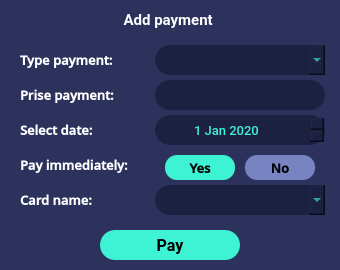
    <widget class="QWidget" name="addPayment" native="true">
     <property name="geometry">
      <rect>
       <x>10</x>
       <y>130</y>
       <width>340</width>
       <height>270</height>
      </rect>
     </property>
     <property name="minimumSize">
      <size>
       <width>340</width>
       <height>270</height>
      </size>
     </property>
     <property name="maximumSize">
      <size>
       <width>340</width>
       <height>270</height>
      </size>
     </property>
     <property name="font">
      <font>
       <family>Roboto</family>
       <pointsize>8</pointsize>
       <weight>75</weight>
       <bold>true</bold>
      </font>
     </property>
     <property name="styleSheet">
      <string notr="true">background-color: #2c325c;
border-radius:10px;</string>
     </property>
     <widget class="QLabel" name="stored_3">
      <property name="geometry">
       <rect>
        <x>0</x>
        <y>10</y>
        <width>340</width>
        <height>20</height>
       </rect>
      </property>
      <property name="minimumSize">
       <size>
        <width>290</width>
        <height>20</height>
       </size>
      </property>
      <property name="maximumSize">
       <size>
        <width>1000</width>
        <height>20</height>
       </size>
      </property>
      <property name="font">
       <font>
        <family>Roboto</family>
        <pointsize>11</pointsize>
        <weight>75</weight>
        <bold>true</bold>
       </font>
      </property>
      <property name="styleSheet">
       <string notr="true">background: none;</string>
      </property>
      <property name="text">
       <string>&lt;html&gt;&lt;head/&gt;&lt;body&gt;&lt;p align=&quot;center&quot;&gt;&lt;span style=&quot; color:#ffffff;&quot;&gt;Add payment &lt;/span&gt;&lt;/p&gt;&lt;/body&gt;&lt;/html&gt;</string>
      </property>
     </widget>
     <widget class="QWidget" name="payment_type" native="true">
      <property name="geometry">
       <rect>
        <x>10</x>
        <y>40</y>
        <width>320</width>
        <height>40</height>
       </rect>
      </property>
      <property name="minimumSize">
       <size>
        <width>320</width>
        <height>40</height>
       </size>
      </property>
      <property name="maximumSize">
       <size>
        <width>320</width>
        <height>40</height>
       </size>
      </property>
      <property name="styleSheet">
       <string notr="true">border: none;</string>
      </property>
      <widget class="QLabel" name="typepay">
       <property name="geometry">
        <rect>
         <x>10</x>
         <y>5</y>
         <width>111</width>
         <height>30</height>
        </rect>
       </property>
       <property name="minimumSize">
        <size>
         <width>0</width>
         <height>30</height>
        </size>
       </property>
       <property name="maximumSize">
        <size>
         <width>16777215</width>
         <height>30</height>
        </size>
       </property>
       <property name="font">
        <font>
         <family>Open Sans SemiBold</family>
         <pointsize>10</pointsize>
         <weight>75</weight>
         <bold>true</bold>
        </font>
       </property>
       <property name="styleSheet">
        <string notr="true">color: #ffffff;
border: 0;
background-color: 0;</string>
       </property>
       <property name="text">
        <string>Type payment:</string>
       </property>
      </widget>
      <widget class="QComboBox" name="selected_type">
       <property name="geometry">
        <rect>
         <x>145</x>
         <y>5</y>
         <width>170</width>
         <height>30</height>
        </rect>
       </property>
       <property name="minimumSize">
        <size>
         <width>170</width>
         <height>30</height>
        </size>
       </property>
       <property name="maximumSize">
        <size>
         <width>170</width>
         <height>30</height>
        </size>
       </property>
       <property name="font">
        <font>
         <family>Roboto Medium</family>
         <pointsize>10</pointsize>
         <weight>50</weight>
         <bold>false</bold>
        </font>
       </property>
       <property name="styleSheet">
        <string notr="true">background-color: #1d2141;
color: #3ef3d3;
border-radius: 15px;
padding: 0 auto;</string>
       </property>
      </widget>
     </widget>
     <widget class="QWidget" name="payment_prise" native="true">
      <property name="geometry">
       <rect>
        <x>10</x>
        <y>75</y>
        <width>320</width>
        <height>40</height>
       </rect>
      </property>
      <property name="minimumSize">
       <size>
        <width>320</width>
        <height>40</height>
       </size>
      </property>
      <property name="maximumSize">
       <size>
        <width>320</width>
        <height>40</height>
       </size>
      </property>
      <property name="styleSheet">
       <string notr="true">border: none;</string>
      </property>
      <widget class="QLabel" name="prisepyment">
       <property name="geometry">
        <rect>
         <x>10</x>
         <y>5</y>
         <width>111</width>
         <height>30</height>
        </rect>
       </property>
       <property name="minimumSize">
        <size>
         <width>0</width>
         <height>30</height>
        </size>
       </property>
       <property name="maximumSize">
        <size>
         <width>16777215</width>
         <height>30</height>
        </size>
       </property>
       <property name="font">
        <font>
         <family>Open Sans SemiBold</family>
         <pointsize>10</pointsize>
         <weight>75</weight>
         <bold>true</bold>
        </font>
       </property>
       <property name="styleSheet">
        <string notr="true">color: #ffffff;
border: 0;
background-color: 0;</string>
       </property>
       <property name="text">
        <string>Prise payment:</string>
       </property>
      </widget>
      <widget class="QLineEdit" name="prise">
       <property name="geometry">
        <rect>
         <x>145</x>
         <y>5</y>
         <width>170</width>
         <height>30</height>
        </rect>
       </property>
       <property name="minimumSize">
        <size>
         <width>170</width>
         <height>30</height>
        </size>
       </property>
       <property name="maximumSize">
        <size>
         <width>170</width>
         <height>30</height>
        </size>
       </property>
       <property name="font">
        <font>
         <family>Roboto Medium</family>
         <pointsize>10</pointsize>
         <weight>50</weight>
         <bold>false</bold>
        </font>
       </property>
       <property name="toolTip">
        <string>&lt;html&gt;&lt;head/&gt;&lt;body&gt;&lt;p align=&quot;center&quot;&gt;&lt;br/&gt;&lt;/p&gt;&lt;/body&gt;&lt;/html&gt;</string>
       </property>
       <property name="styleSheet">
        <string notr="true">background-color: #1d2141;
color: #3ef3d3;
border-radius: 15px;
padding: 0 auto;
</string>
       </property>
       <property name="text">
        <string/>
       </property>
      </widget>
     </widget>
     <widget class="QWidget" name="payment_state" native="true">
      <property name="geometry">
       <rect>
        <x>10</x>
        <y>145</y>
        <width>320</width>
        <height>40</height>
       </rect>
      </property>
      <property name="minimumSize">
       <size>
        <width>320</width>
        <height>40</height>
       </size>
      </property>
      <property name="maximumSize">
       <size>
        <width>320</width>
        <height>40</height>
       </size>
      </property>
      <property name="styleSheet">
       <string notr="true">border: none;</string>
      </property>
      <widget class="QLabel" name="prisepyment_2">
       <property name="geometry">
        <rect>
         <x>10</x>
         <y>5</y>
         <width>111</width>
         <height>30</height>
        </rect>
       </property>
       <property name="font">
        <font>
         <family>Open Sans SemiBold</family>
         <pointsize>10</pointsize>
         <weight>75</weight>
         <bold>true</bold>
        </font>
       </property>
       <property name="styleSheet">
        <string notr="true">color: #ffffff;
border: 0;
background-color: 0;</string>
       </property>
       <property name="text">
        <string>Pay immediately:</string>
       </property>
      </widget>
      <widget class="QPushButton" name="yes">
       <property name="geometry">
        <rect>
         <x>155</x>
         <y>10</y>
         <width>70</width>
         <height>25</height>
        </rect>
       </property>
       <property name="font">
        <font>
         <family>Open Sans SemiBold</family>
         <pointsize>10</pointsize>
         <weight>75</weight>
         <bold>true</bold>
        </font>
       </property>
       <property name="styleSheet">
        <string notr="true">background-color: #3ef3d3;
border-radius: 12px;
color: #000000;</string>
       </property>
       <property name="text">
        <string>Yes</string>
       </property>
       <attribute name="buttonGroup">
        <string notr="true">type_payment</string>
       </attribute>
      </widget>
      <widget class="QPushButton" name="no">
       <property name="geometry">
        <rect>
         <x>235</x>
         <y>10</y>
         <width>70</width>
         <height>25</height>
        </rect>
       </property>
       <property name="font">
        <font>
         <family>Open Sans SemiBold</family>
         <pointsize>10</pointsize>
         <weight>75</weight>
         <bold>true</bold>
        </font>
       </property>
       <property name="styleSheet">
        <string notr="true">background-color: #7884C1;
border-radius: 12px;
color: #000000;</string>
       </property>
       <property name="text">
        <string>No</string>
       </property>
       <attribute name="buttonGroup">
        <string notr="true">type_payment</string>
       </attribute>
      </widget>
     </widget>
     <widget class="QPushButton" name="pay">
      <property name="geometry">
       <rect>
        <x>100</x>
        <y>230</y>
        <width>140</width>
        <height>30</height>
       </rect>
      </property>
      <property name="minimumSize">
       <size>
        <width>0</width>
        <height>30</height>
       </size>
      </property>
      <property name="maximumSize">
       <size>
        <width>280</width>
        <height>40</height>
       </size>
      </property>
      <property name="font">
       <font>
        <family>Roboto</family>
        <pointsize>12</pointsize>
        <weight>75</weight>
        <bold>true</bold>
       </font>
      </property>
      <property name="styleSheet">
       <string notr="true">background-color: #3ef3d3;
border-radius: 15px;
color: #000;</string>
      </property>
      <property name="text">
       <string>Pay</string>
      </property>
     </widget>
     <widget class="QWidget" name="payment_date" native="true">
      <property name="geometry">
       <rect>
        <x>10</x>
        <y>110</y>
        <width>320</width>
        <height>40</height>
       </rect>
      </property>
      <property name="minimumSize">
       <size>
        <width>320</width>
        <height>40</height>
       </size>
      </property>
      <property name="maximumSize">
       <size>
        <width>320</width>
        <height>40</height>
       </size>
      </property>
      <property name="styleSheet">
       <string notr="true">border: none;</string>
      </property>
      <widget class="QLabel" name="prisepyment_4">
       <property name="geometry">
        <rect>
         <x>10</x>
         <y>5</y>
         <width>111</width>
         <height>30</height>
        </rect>
       </property>
       <property name="font">
        <font>
         <family>Open Sans SemiBold</family>
         <pointsize>10</pointsize>
         <weight>75</weight>
         <bold>true</bold>
        </font>
       </property>
       <property name="styleSheet">
        <string notr="true">color: #ffffff;
border: 0;
background-color: 0;</string>
       </property>
       <property name="text">
        <string>Select date:</string>
       </property>
      </widget>
      <widget class="QDateEdit" name="date">
       <property name="geometry">
        <rect>
         <x>145</x>
         <y>5</y>
         <width>170</width>
         <height>30</height>
        </rect>
       </property>
       <property name="font">
        <font>
         <family>Roboto Medium</family>
         <pointsize>10</pointsize>
         <weight>50</weight>
         <bold>false</bold>
        </font>
       </property>
       <property name="styleSheet">
        <string notr="true">background-color: #1d2141;
color: #3ef3d3;
border-radius: 15px;
padding: 0 auto;</string>
       </property>
       <property name="dateTime">
        <datetime>
         <hour>0</hour>
         <minute>0</minute>
         <second>0</second>
         <year>2020</year>
         <month>1</month>
         <day>1</day>
        </datetime>
       </property>
      </widget>
     </widget>
     <widget class="QWidget" name="payment_card" native="true">
      <property name="geometry">
       <rect>
        <x>10</x>
        <y>180</y>
        <width>320</width>
        <height>40</height>
       </rect>
      </property>
      <property name="minimumSize">
       <size>
        <width>320</width>
        <height>40</height>
       </size>
      </property>
      <property name="maximumSize">
       <size>
        <width>320</width>
        <height>40</height>
       </size>
      </property>
      <property name="styleSheet">
       <string notr="true">border: none;</string>
      </property>
      <widget class="QLabel" name="prisepyment_5">
       <property name="geometry">
        <rect>
         <x>10</x>
         <y>5</y>
         <width>101</width>
         <height>30</height>
        </rect>
       </property>
       <property name="minimumSize">
        <size>
         <width>0</width>
         <height>30</height>
        </size>
       </property>
       <property name="maximumSize">
        <size>
         <width>16777215</width>
         <height>30</height>
        </size>
       </property>
       <property name="font">
        <font>
         <family>Open Sans SemiBold</family>
         <pointsize>10</pointsize>
         <weight>75</weight>
         <bold>true</bold>
        </font>
       </property>
       <property name="styleSheet">
        <string notr="true">color: #ffffff;
border: 0;
background-color: 0;</string>
       </property>
       <property name="text">
        <string>Card name:</string>
       </property>
      </widget>
      <widget class="QComboBox" name="select_card_name">
       <property name="geometry">
        <rect>
         <x>145</x>
         <y>5</y>
         <width>170</width>
         <height>30</height>
        </rect>
       </property>
       <property name="minimumSize">
        <size>
         <width>170</width>
         <height>30</height>
        </size>
       </property>
       <property name="maximumSize">
        <size>
         <width>170</width>
         <height>30</height>
        </size>
       </property>
       <property name="font">
        <font>
         <family>Roboto Medium</family>
         <pointsize>10</pointsize>
         <weight>50</weight>
         <bold>false</bold>
        </font>
       </property>
       <property name="styleSheet">
        <string notr="true">background-color: #1d2141;
color: #3ef3d3;
border-radius: 15px;
padding: 0 0 0 25px;</string>
       </property>
      </widget>
     </widget>
    </widget>
